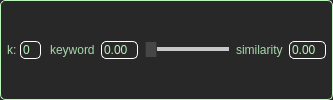
               <widget class="QGroupBox" name="parent_keyword_retriever_box">
                <property name="sizePolicy">
                 <sizepolicy hsizetype="Minimum" vsizetype="Preferred">
                  <horstretch>0</horstretch>
                  <verstretch>0</verstretch>
                 </sizepolicy>
                </property>
                <property name="styleSheet">
                 <string notr="true">QGroupBox {
	border: 1px solid rgb(184, 247, 185);
	border-radius: 5px;
	background-color: rgb(40, 40, 40);
	text-align: center;
	color: White;
}
QGroupBox::disabled {
	border: 1px solid rgb(70, 70, 70);
}</string>
                </property>
                <property name="title">
                 <string/>
                </property>
                <property name="alignment">
                 <set>Qt::AlignmentFlag::AlignLeading|Qt::AlignmentFlag::AlignLeft|Qt::AlignmentFlag::AlignTop</set>
                </property>
                <layout class="QVBoxLayout" name="verticalLayout_14">
                 <property name="spacing">
                  <number>0</number>
                 </property>
                 <property name="leftMargin">
                  <number>4</number>
                 </property>
                 <property name="topMargin">
                  <number>0</number>
                 </property>
                 <property name="rightMargin">
                  <number>4</number>
                 </property>
                 <property name="bottomMargin">
                  <number>0</number>
                 </property>
                 <item>
                  <layout class="QHBoxLayout" name="horizontalLayout_24" stretch="1,2,0,1">
                   <property name="spacing">
                    <number>5</number>
                   </property>
                   <item>
                    <layout class="QHBoxLayout" name="horizontalLayout_8" stretch="1,3">
                     <property name="spacing">
                      <number>3</number>
                     </property>
                     <property name="leftMargin">
                      <number>2</number>
                     </property>
                     <property name="topMargin">
                      <number>1</number>
                     </property>
                     <property name="rightMargin">
                      <number>2</number>
                     </property>
                     <property name="bottomMargin">
                      <number>1</number>
                     </property>
                     <item>
                      <widget class="QLabel" name="label_25">
                       <property name="sizePolicy">
                        <sizepolicy hsizetype="Minimum" vsizetype="Preferred">
                         <horstretch>0</horstretch>
                         <verstretch>0</verstretch>
                        </sizepolicy>
                       </property>
                       <property name="styleSheet">
                        <string notr="true">QLabel {
    color: rgb(166, 217, 171);
	background-color: rgb(40, 40, 40);
}
QLabel::disabled {
	color: rgb(70, 70, 70);
}</string>
                       </property>
                       <property name="text">
                        <string>k:</string>
                       </property>
                      </widget>
                     </item>
                     <item>
                      <widget class="QSpinBox" name="spin_k_5">
                       <property name="sizePolicy">
                        <sizepolicy hsizetype="Minimum" vsizetype="Fixed">
                         <horstretch>0</horstretch>
                         <verstretch>0</verstretch>
                        </sizepolicy>
                       </property>
                       <property name="styleSheet">
                        <string notr="true">QSpinBox {
    color: rgb(184, 247, 185);
    background-color: rgb(40, 40, 40);
    border: 1px solid rgb(255, 255, 255);
    border-radius: 5px;
}

/* 포커스 상태: 활성화 테두리 색상 변경 */
QSpinBox:focus {
    border: 1px solid rgb(184, 247, 185);
}

/* (선택 사항) 체크박스 해제 등으로 비활성화되었을 때의 스타일 */
QSpinBox:disabled {
    color: rgb(100, 100, 100);
    background-color: rgb(30, 30, 30);
    border: 1px solid rgb(70, 70, 70);
}</string>
                       </property>
                       <property name="buttonSymbols">
                        <enum>QAbstractSpinBox::ButtonSymbols::NoButtons</enum>
                       </property>
                       <property name="maximum">
                        <number>50</number>
                       </property>
                       <property name="singleStep">
                        <number>10</number>
                       </property>
                       <property name="value">
                        <number>0</number>
                       </property>
                      </widget>
                     </item>
                    </layout>
                   </item>
                   <item>
                    <layout class="QHBoxLayout" name="horizontalLayout_22" stretch="1,1">
                     <property name="spacing">
                      <number>3</number>
                     </property>
                     <property name="leftMargin">
                      <number>2</number>
                     </property>
                     <property name="topMargin">
                      <number>1</number>
                     </property>
                     <property name="rightMargin">
                      <number>2</number>
                     </property>
                     <property name="bottomMargin">
                      <number>1</number>
                     </property>
                     <item>
                      <widget class="QLabel" name="label_23">
                       <property name="sizePolicy">
                        <sizepolicy hsizetype="Minimum" vsizetype="Preferred">
                         <horstretch>0</horstretch>
                         <verstretch>0</verstretch>
                        </sizepolicy>
                       </property>
                       <property name="styleSheet">
                        <string notr="true">QLabel {
    color: rgb(166, 217, 171);
	background-color: rgb(40, 40, 40);
}
QLabel::disabled {
	color: rgb(70, 70, 70);
}</string>
                       </property>
                       <property name="text">
                        <string>keyword </string>
                       </property>
                      </widget>
                     </item>
                     <item>
                      <widget class="QDoubleSpinBox" name="spin_key_weight_5">
                       <property name="sizePolicy">
                        <sizepolicy hsizetype="Minimum" vsizetype="Fixed">
                         <horstretch>0</horstretch>
                         <verstretch>0</verstretch>
                        </sizepolicy>
                       </property>
                       <property name="styleSheet">
                        <string notr="true">/* 기본 상태: QLineEdit과 동일한 색상, 테두리, 배경 유지 */
QDoubleSpinBox {
    color: rgb(184, 247, 185);
    background-color: rgb(40, 40, 40);
    border: 1px solid rgb(255, 255, 255);
    border-radius: 5px;
}

/* 포커스 상태: 활성화 테두리 색상 변경 */
QDoubleSpinBox:focus {
    border: 1px solid rgb(184, 247, 185);
}

/* 화살표 버튼(서브 컨트롤) 제거: 너비/높이를 0으로 만들어 일반 텍스트 박스처럼 표현 */
QDoubleSpinBox::up-button,
QDoubleSpinBox::down-button {
    width: 0px;
    height: 0px;
    border: none;
    background: transparent;
}

/* (선택 사항) 체크박스 해제 등으로 비활성화되었을 때의 스타일 */
QDoubleSpinBox:disabled {
    color: rgb(100, 100, 100);
    background-color: rgb(30, 30, 30);
    border: 1px solid rgb(70, 70, 70);
}</string>
                       </property>
                       <property name="buttonSymbols">
                        <enum>QAbstractSpinBox::ButtonSymbols::NoButtons</enum>
                       </property>
                      </widget>
                     </item>
                    </layout>
                   </item>
                   <item>
                    <widget class="QSlider" name="slider_weight">
                     <property name="enabled">
                      <bool>false</bool>
                     </property>
                     <property name="sizePolicy">
                      <sizepolicy hsizetype="Minimum" vsizetype="Fixed">
                       <horstretch>0</horstretch>
                       <verstretch>0</verstretch>
                      </sizepolicy>
                     </property>
                     <property name="styleSheet">
                      <string notr="true">QSlider{
	background-color: rgb(40,40,40);
}
QSlider::groove {
	background-color: rgb(200,200,200);
	height: 4px;
}
QSlider::handle {
	background-color: rgb(166, 217, 171);
	border: 1px solid rgb(50,120,50);
	width: 10px;
	height: 20px;
	margin: -20px 0;
}

QSlider::handle:horizontal:hover{
	background: rgb(100,170,100);
}
QSlider::handle:horizontal:pressed{
	background: rgb(50,120,50);
}
QSlider::sub-page {
	background-color: rgb(166, 217, 171);
}
QSlider::handle:horizontal:disabled {
    background-color: rgb(70, 70, 70);
    border: 1px solid rgb(50, 50, 50);
}</string>
                     </property>
                     <property name="maximum">
                      <number>100</number>
                     </property>
                     <property name="singleStep">
                      <number>1</number>
                     </property>
                     <property name="value">
                      <number>0</number>
                     </property>
                     <property name="orientation">
                      <enum>Qt::Orientation::Horizontal</enum>
                     </property>
                    </widget>
                   </item>
                   <item>
                    <layout class="QHBoxLayout" name="horizontalLayout_30" stretch="1,1">
                     <property name="spacing">
                      <number>3</number>
                     </property>
                     <property name="leftMargin">
                      <number>2</number>
                     </property>
                     <property name="topMargin">
                      <number>1</number>
                     </property>
                     <property name="rightMargin">
                      <number>2</number>
                     </property>
                     <property name="bottomMargin">
                      <number>1</number>
                     </property>
                     <item>
                      <widget class="QLabel" name="label_26">
                       <property name="sizePolicy">
                        <sizepolicy hsizetype="Minimum" vsizetype="Preferred">
                         <horstretch>0</horstretch>
                         <verstretch>0</verstretch>
                        </sizepolicy>
                       </property>
                       <property name="styleSheet">
                        <string notr="true">QLabel {
    color: rgb(166, 217, 171);
	background-color: rgb(40, 40, 40);
}
QLabel::disabled {
	color: rgb(70, 70, 70);
}</string>
                       </property>
                       <property name="text">
                        <string>similarity </string>
                       </property>
                      </widget>
                     </item>
                     <item>
                      <widget class="QDoubleSpinBox" name="spin_similarity_weight_5">
                       <property name="sizePolicy">
                        <sizepolicy hsizetype="Minimum" vsizetype="Fixed">
                         <horstretch>0</horstretch>
                         <verstretch>0</verstretch>
                        </sizepolicy>
                       </property>
                       <property name="styleSheet">
                        <string notr="true">/* 기본 상태: QLineEdit과 동일한 색상, 테두리, 배경 유지 */
QDoubleSpinBox {
    color: rgb(184, 247, 185);
    background-color: rgb(40, 40, 40);
    border: 1px solid rgb(255, 255, 255);
    border-radius: 5px;
}

/* 포커스 상태: 활성화 테두리 색상 변경 */
QDoubleSpinBox:focus {
    border: 1px solid rgb(184, 247, 185);
}

/* 화살표 버튼(서브 컨트롤) 제거: 너비/높이를 0으로 만들어 일반 텍스트 박스처럼 표현 */
QDoubleSpinBox::up-button,
QDoubleSpinBox::down-button {
    width: 0px;
    height: 0px;
    border: none;
    background: transparent;
}

/* (선택 사항) 체크박스 해제 등으로 비활성화되었을 때의 스타일 */
QDoubleSpinBox:disabled {
    color: rgb(100, 100, 100);
    background-color: rgb(30, 30, 30);
    border: 1px solid rgb(70, 70, 70);
}</string>
                       </property>
                       <property name="buttonSymbols">
                        <enum>QAbstractSpinBox::ButtonSymbols::NoButtons</enum>
                       </property>
                      </widget>
                     </item>
                    </layout>
                   </item>
                  </layout>
                 </item>
                </layout>
               </widget>
